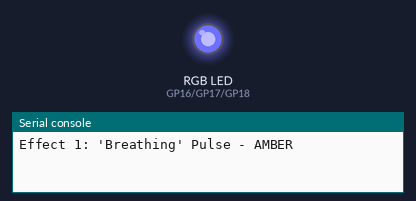
Simulated run of this program. Board: Raspberry Pi Pico running MicroPython. Shown: an RGB LED mixed from three pins (HIGH = lit), the last lines printed to the serial console. Dim RGB values are drawn brighter than linear.

Above: at 0.15 s.
At 5.68 s:
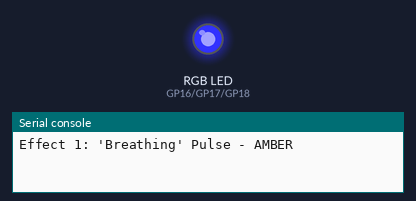
At 13.48 s:
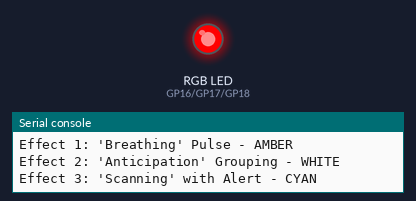
At 18.4 s:
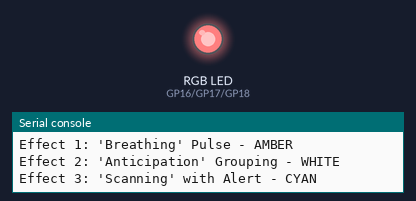
At 19.4 s:
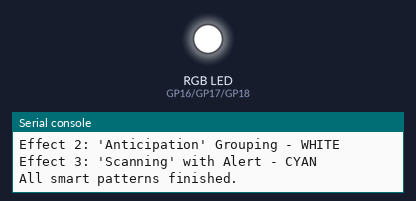
At 33.7 s:
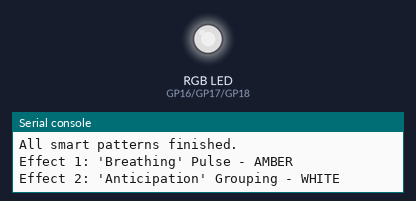
Timing chart, 0 to 40.0 s (numbered marks = the images above):
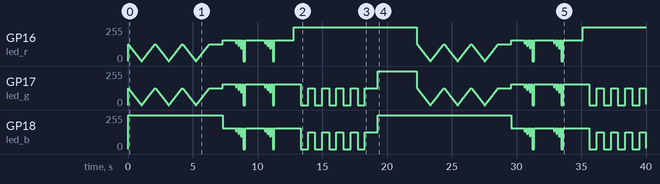

The program:

picoStobeSmart.py
```python
import utime
from machine import Pin, PWM

# --- SETUP: Adjust these pin numbers to match your RGB LED's connections. ---
PIN_R = 16
PIN_G = 17
PIN_B = 18

led_r = PWM(Pin(PIN_R))
led_g = PWM(Pin(PIN_G))
led_b = PWM(Pin(PIN_B))

PWM_FREQ = 1000
led_r.freq(PWM_FREQ)
led_g.freq(PWM_FREQ)
led_b.freq(PWM_FREQ)

# --- HELPER FUNCTION FOR COMMON ANODE LEDS ---
def set_rgb(r, g, b):
    """
    Sets the color of a common anode RGB LED by inverting the values.
    """
    r_inverted = 255 - max(0, min(255, int(r)))
    g_inverted = 255 - max(0, min(255, int(g)))
    b_inverted = 255 - max(0, min(255, int(b)))

    led_r.duty_u16(int(r_inverted / 255 * 65535))
    led_g.duty_u16(int(g_inverted / 255 * 65535))
    led_b.duty_u16(int(b_inverted / 255 * 65535))

# --- COLOR CONSTANTS ---
OFF = (0, 0, 0)
WHITE_DIM = (100, 100, 100)
WHITE_BRIGHT = (255, 255, 255)
AMBER_DIM = (128, 128, 0)
AMBER_BRIGHT = (255, 255, 0)
CYAN_DIM = (0, 128, 128)
CYAN_BRIGHT = (0, 255, 255)

# --- SMART STROBE SHOWCASE ---
def showcase_smart_strobe_patterns():

    # Pattern 1: "Breathing" Pulse - AMBER
    print("Effect 1: 'Breathing' Pulse - AMBER")
    for _ in range(3):
        # Fade in from dim to mid-range
        for i in range(100):
            r = int(AMBER_DIM[0] + (AMBER_BRIGHT[0] - AMBER_DIM[0]) * (i / 100.0))
            g = int(AMBER_DIM[1] + (AMBER_BRIGHT[1] - AMBER_DIM[1]) * (i / 100.0))
            set_rgb(r, g, AMBER_DIM[2])
            utime.sleep_ms(10)

        # Quick, bright flash at the peak
        set_rgb(*AMBER_BRIGHT)
        utime.sleep_ms(50)

        # Fade back out
        for i in range(100, -1, -1):
            r = int(AMBER_DIM[0] + (AMBER_BRIGHT[0] - AMBER_DIM[0]) * (i / 100.0))
            g = int(AMBER_DIM[1] + (AMBER_BRIGHT[1] - AMBER_DIM[1]) * (i / 100.0))
            set_rgb(r, g, AMBER_DIM[2])
            utime.sleep_ms(10)

    utime.sleep(1)

    # Pattern 2: "Anticipation" Grouping - WHITE
    print("Effect 2: 'Anticipation' Grouping - WHITE")
    for _ in range(2):
        set_rgb(*WHITE_DIM)
        utime.sleep(1) # Baseline

        # Progression of pulses
        for i in range(1, 4):
            # Mid-range pulse
            r, g, b = (int(WHITE_DIM[0] * (1.0 + 0.2*i)),
                       int(WHITE_DIM[1] * (1.0 + 0.2*i)),
                       int(WHITE_DIM[2] * (1.0 + 0.2*i)))
            set_rgb(r, g, b)
            utime.sleep_ms(100)
            set_rgb(*WHITE_DIM)
            utime.sleep_ms(100)

        # Final bright pulse
        set_rgb(*WHITE_BRIGHT)
        utime.sleep_ms(150)
        set_rgb(*WHITE_DIM)
        utime.sleep_ms(500)

    utime.sleep(1)

    # Pattern 3: "Scanning" with Alert - CYAN
    print("Effect 3: 'Scanning' with Alert - CYAN")
    for _ in range(5):
        # Smooth transition to a bright flash
        for i in range(100):
            r = int(CYAN_DIM[0] + (CYAN_BRIGHT[0] - CYAN_DIM[0]) * (i / 100.0))
            g = int(CYAN_DIM[1] + (CYAN_BRIGHT[1] - CYAN_DIM[1]) * (i / 100.0))
            b = int(CYAN_DIM[2] + (CYAN_BRIGHT[2] - CYAN_DIM[2]) * (i / 100.0))
            set_rgb(r, g, b)
            utime.sleep_ms(5)

        # Quick Alert Flash
        set_rgb(*CYAN_BRIGHT)
        utime.sleep_ms(50)

        # Fade back out
        for i in range(100, -1, -1):
            r = int(CYAN_DIM[0] + (CYAN_BRIGHT[0] - CYAN_DIM[0]) * (i / 100.0))
            g = int(CYAN_DIM[1] + (CYAN_BRIGHT[1] - CYAN_DIM[1]) * (i / 100.0))
            b = int(CYAN_DIM[2] + (CYAN_BRIGHT[2] - CYAN_DIM[2]) * (i / 100.0))
            set_rgb(r, g, b)
            utime.sleep_ms(5)

    utime.sleep(1)

    set_rgb(*OFF)
    print("All smart patterns finished.")

# --- MAIN LOOP ---
while True:
    showcase_smart_strobe_patterns()
    utime.sleep(3)
```

Measured:
- by itself, GP18 (led_b): 0/255 → 255/255 at 0.00 s, → 155/255 7.3 s later, → 135/255 1.0 s later, → 155/255 0.10 s later, … (55 changes in this stretch)
